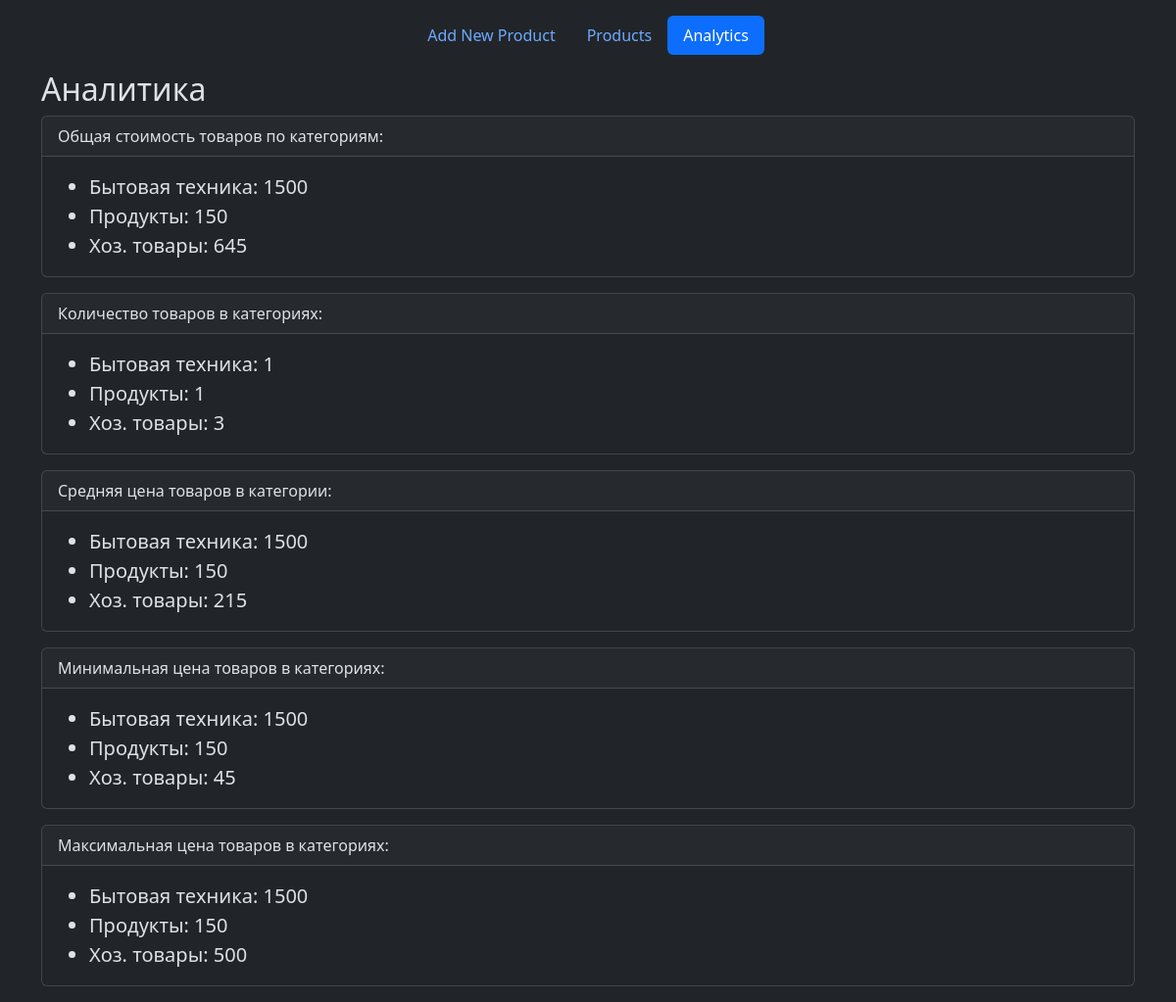
The page /analytics/ on the database its author committed.
### shop/models.py (models this page shows, shortened)
class Category(models.Model):
    name = models.CharField(max_length=255)
    description = models.TextField(blank=True)

### shop/views.py (the view)
# urls.py: path('analytics/', views.analytics, name='analytics'),
def analytics(request):
    products_sum_by_categories = Category.objects.values('name').annotate(
        prod_sum=Sum('products__price'),
    )
    total_price_by_categories = Category.objects.values('name').annotate(
        prod_count=Count('products')
    )
    avg_price_by_categories = Category.objects.values('name').annotate(
        avg_price=Avg('products__price'),
    )
    min_price_by_categories = Category.objects.values('name').annotate(
        min_price=Min('products__price'),
    )
    max_price_by_categories = Category.objects.values('name').annotate(
        max_price=Max('products__price'),
    )
    context = {
        'products_sum_by_categories': products_sum_by_categories,
        'total_price_by_categories': total_price_by_categories,
        'avg_price_by_categories': avg_price_by_categories,
        'min_price_by_categories': min_price_by_categories,
        'max_price_by_categories': max_price_by_categories,
    }
    return render(request, 'shop/analytics.html', context)

### templates/shop/analytics.html
{% extends 'base.html' %}
{% block content %}
  <h2>Аналитика</h2>
  <div class="card mb-3">
    <div class="card-header">
      Общая стоимость товаров по категориям:
    </div>
    <div class="card-body">
      <blockquote class="blockquote mb-0">
        <ul>
          {% for category in products_sum_by_categories %}
            <li>{{ category.name }}: {{ category.prod_sum }}</li>
          {% endfor %}
        </ul>
      </blockquote>
    </div>
  </div>
  <div class="card mb-3">
    <div class="card-header">
      Количество товаров в категориях:
    </div>
    <div class="card-body">
      <blockquote class="blockquote mb-0">
        <ul>
          {% for category in total_price_by_categories %}
            <li>{{ category.name }}: {{ category.prod_count }}</li>
          {% endfor %}
        </ul>
      </blockquote>
    </div>
  </div>
  <div class="card mb-3">
    <div class="card-header">
      Средняя цена товаров в категории:
    </div>
    <div class="card-body">
      <blockquote class="blockquote mb-0">
        <ul>
          {% for category in avg_price_by_categories %}
            <li>{{ category.name }}: {{ category.avg_price }}</li>
          {% endfor %}
        </ul>
      </blockquote>
    </div>
  </div>
  <div class="card mb-3">
    <div class="card-header">
      Минимальная цена товаров в категориях:
    </div>
    <div class="card-body">
      <blockquote class="blockquote mb-0">
        <ul>
          {% for category in min_price_by_categories %}
            <li>{{ category.name }}: {{ category.min_price }}</li>
          {% endfor %}
        </ul>
      </blockquote>
    </div>
  </div>
  <div class="card mb-3">
    <div class="card-header">
      Максимальная цена товаров в категориях:
    </div>
    <div class="card-body">
      <blockquote class="blockquote mb-0">
        <ul>
          {% for category in max_price_by_categories %}
            <li>{{ category.name }}: {{ category.max_price }}</li>
          {% endfor %}
        </ul>
      </blockquote>
    </div>
  </div>
{% endblock %}

### rows shown on the page
Category: name "Бытовая техника", prod_sum "1500", prod_count "1", avg_price "1500", min_price "1500", max_price "1500"
Category: name "Продукты", prod_sum "150", prod_count "1", avg_price "150", min_price "150", max_price "150"
Category: name "Хоз. товары", prod_sum "645", prod_count "3", avg_price "215", min_price "45", max_price "500"
